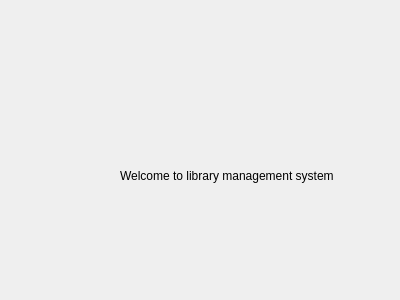
<?xml version="1.0" encoding="UTF-8"?>
<ui version="4.0">
 <class>Form</class>
 <widget class="QWidget" name="Form">
  <property name="geometry">
   <rect>
    <x>0</x>
    <y>0</y>
    <width>400</width>
    <height>300</height>
   </rect>
  </property>
  <property name="windowTitle">
   <string>Form</string>
  </property>
  <widget class="QLabel" name="label">
   <property name="geometry">
    <rect>
     <x>120</x>
     <y>130</y>
     <width>251</width>
     <height>91</height>
    </rect>
   </property>
   <property name="text">
    <string>Welcome to library management system</string>
   </property>
  </widget>
 </widget>
 <resources/>
 <connections/>
</ui>
